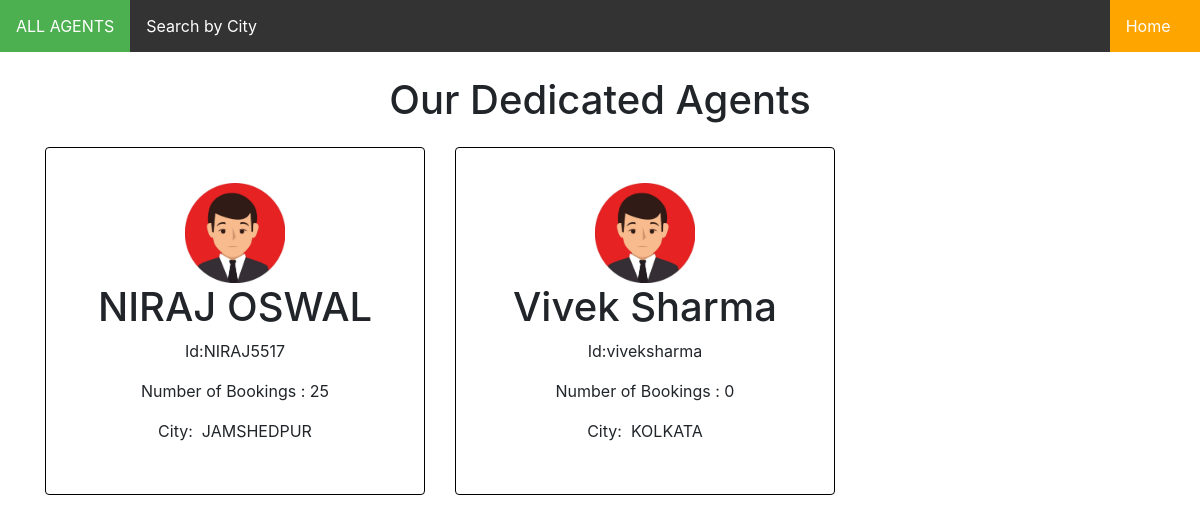
Page /ouragents.php on the committed database.
### tables this page shows
CREATE TABLE `agentlogin` (
  `UserId` varchar(20) NOT NULL,
  `Password` varchar(20) NOT NULL,
  `Name` text NOT NULL,
  `City` text NOT NULL
);

### ouragents.php (the view, shortened to what this page needs)
<!DOCTYPE html>
<html lang="en">
<head>
    <link rel="stylesheet" href="https://maxcdn.bootstrapcdn.com/bootstrap/4.0.0/css/bootstrap.min.css">
</head>
<body>
<ul class="tab2">
  <li class="tabs"><a class="active" href="ourclients.php">ALL AGENTS</a></li>
  <li class="tabs"><a   href="agentsearchby.php">Search by City  </a></li>
   <li class="tabs" style="float:right; background-color: orange;">
        <a href="MAIN.php" class="nav-link">Home &nbsp;&nbsp;</a>
        </li>
</ul>
    <div class="container"><br>
    <center><h1 style="font-size:40px;">Our Dedicated Agents</h1></center>
    <div class="row">
<?php
$conn= mysqli_connect('localhost','root','','carrental');
 $q="select agentlogin.*,count(payment.BookingId) as count from agentlogin left outer join payment on payment.AgentId=agentlogin.UserId GROUP by agentlogin.UserId ";
$jk= mysqli_query($conn,$q);
while($row=mysqli_fetch_array($jk)){
$agentname=$row['Name'];
$agentid=$row['UserId'];
$agentcity=$row['City'];
$count=$row['count'];
echo "
                  <div class=\"card col-md-4\" style=\";border:1px solid black;padding:15px;margin:15px;\" >
                      <div class=\"card-body \">
                      <center>
                          <img src=\"img/img.jpg\" alt=\"John\" style=\"width:100px;\" height=\"px\">
                          <h1>$agentname</h1>
                          <p >Id:$agentid</p>
                          <p>Number of Bookings : $count</p>
                          <p>City:&nbsp; $agentcity</p>
                          </center></div>
                    </div>
";
}
?>
</div>
    </div>
</body>
</html>

### ouragents.php (style rules this page uses)
.tab2 { list-style-type: none; margin: 0; padding: 0; overflow: hidden; background-color: #333; }
.tabs { float: left; }
.tabs a { display: block; color: white; text-align: center; padding: 14px 16px; text-decoration: none; }
.active { background-color: #4CAF50; }

### rows in the picture
agentlogin: Name "NIRAJ OSWAL", UserId "NIRAJ5517", count "25", City "JAMSHEDPUR"
agentlogin: Name "Vivek Sharma", UserId "viveksharma", count "0", City "KOLKATA"
